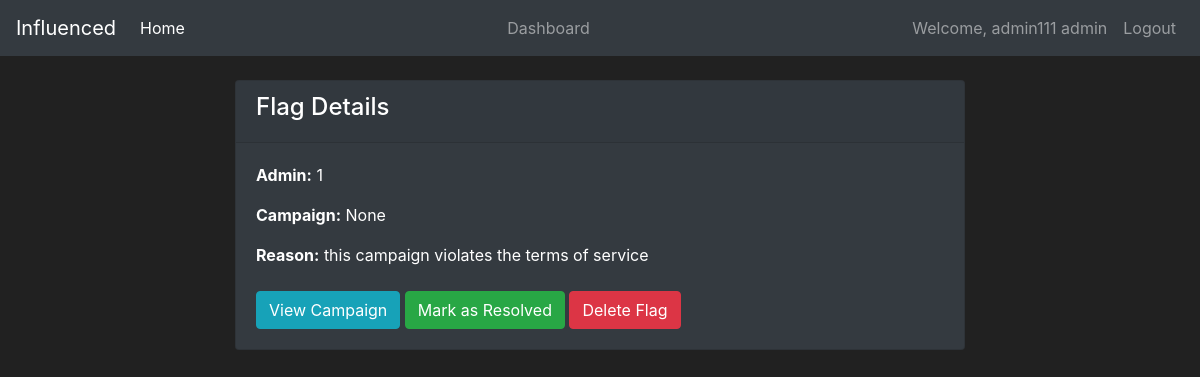
Page /admin/flag/1 (signed in) on the committed database.
### website/models.py (models this page shows, shortened)
class User(db.Model,UserMixin):
    id = db.Column(db.Integer, primary_key=True)
    username = db.Column(db.String(150), unique=True, nullable=False)
    email_id = db.Column(db.String(50),nullable=False,unique=True)
    password_hash = db.Column(db.String(150), nullable=False)
    role = db.Column(db.String(50), nullable=False)
    @property
    def password(self):
        return self.password

class AdminFlag(db.Model):
    id = db.Column(db.Integer, primary_key=True)
    user_id = db.Column(db.Integer, db.ForeignKey('user.id'))
    campaign_id = db.Column(db.Integer, db.ForeignKey('campaign.id'))
    reason = db.Column(db.Text)
    user = db.relationship('User', backref=db.backref('flags', lazy=True))
    campaign = db.relationship('Campaign', backref=db.backref('flags', lazy=True))

### website/routes.py (the view)
@app.route('/admin/flag/<int:flag_id>')
@login_required
def admin_view_flag(flag_id):
    flag = AdminFlag.query.get_or_404(flag_id)
    return render_template('admin_view_flag.html', flag=flag)
    return render_template('admin_dashboard.html')

### website/models.py (called while the page is built)
@login_manager.user_loader
def load_user(user_id):
    return User.query.get(int(user_id))

### website/Templates/admin_view_flag.html (shortened to what this page needs)
{% extends 'base.html' %}
{% block content %}
<div class="container mt-4">
    <div class="row">
        <div class="col-md-8 offset-md-2">
            <div class="card bg-dark text-white">
                <div class="card-header">
                    <h4>Flag Details</h4>
                </div>
                <div class="card-body">
                    <p><strong>Admin:</strong> {{ flag.user_id }}</p>
                    <p><strong>Campaign:</strong> {{ flag.campaign_id }}</p>
                    <p><strong>Reason:</strong> {{ flag.reason }}</p>
                    <div class="mt-4">
                        <a href="{{ url_for('admin_view_campaign', campaign_id=flag.campaign_id) }}" class="btn btn-info">View Campaign</a>
                        <a href="{{ url_for('resolve_flag', flag_id=flag.id) }}" class="btn btn-success">Mark as Resolved</a>
                        <form action="{{ url_for('delete_flag', flag_id=flag.id) }}" method="POST" class="d-inline-block" onsubmit="return confirm('Are you sure you want to delete this flag?');">
                            <button type="submit" class="btn btn-danger">Delete Flag</button>
                        </form>
                    </div>
                </div>
            </div>
        </div>
    </div>
</div>
{% endblock %}

### website/Templates/base.html (shortened to what this page needs)
<!doctype html>
<html lang="en">
   <head>
      <link rel="stylesheet" href="https://cdn.jsdelivr.net/npm/bootstrap@4.5.3/dist/css/bootstrap.min.css">
   </head>
   <body>
    <nav class="navbar navbar-expand-md navbar-dark bg-dark">
      <a class="navbar-brand" href="#">Influenced</a>
      <div class="collapse navbar-collapse" id="navbarNav">
        <ul class="navbar-nav mr-auto">
            <li class="nav-item active">
                <a class="nav-link" href="{{ url_for('home_page') }}">Home <span class="sr-only">(current)</span></a>
            </li>
        </ul>
          {% if current_user.is_authenticated  and current_user.role == 'admin' %}
            <ul class="navbar-nav mr-auto">
              <li class="nav-item">
                <a class="nav-link" href="{{ url_for('website_page_admin') }}">Dashboard</a>
              </li>
            </ul>
            <ul class="navbar-nav">
              <li class="nav-item">
                  <a class="nav-link">Welcome, {{ current_user.username }} admin</a>
              </li>
              <li class="nav-item">
                  <a class="nav-link" href="{{ url_for('logout_page')}}">Logout</a>
              </li>
            </ul>
          {% endif %}
      </div>
    </nav>
      {% block content %}
      {% endblock %}
   </body>
</html>

### website/Templates/base.html (style rules this page uses)
body { background-color: #212121; color: white }

### rows in the picture
User: username "admin111"
AdminFlag: user_id "1", campaign_id "None", reason "this campaign violates the terms of service"
